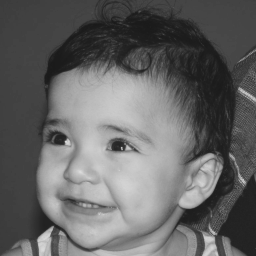
//> input picture homomorphic_filter/assets/biel.png, 256 x 256 px
$ ./main assets/biel.png   (built with g++ and OpenCV 4)
//> lines starting //> are read from the running program, lines starting //| are printed output that depends on the picture
#include <iostream>
#include <opencv2/opencv.hpp>
#include <opencv2/imgproc.hpp>

cv::Mat image, filteredImage, paddedImage;
const int gammaL_max = 10, gammaH_max = 50, sharpC_max = 100, cutoff_max = 200;
int gammaL_slider = 2, gammaH_slider = 20, sharpC_slider = 1, cutoff_slider = 5,
    gammaL, gammaH, sharpC, cutoff, dft_M, dft_N;

void shiftDFT(cv::Mat &image)
{
  cv::Mat tmp, topLeft, topRight, bottomLeft, bottomRight;
  image = image(cv::Rect(0, 0, image.cols & -2, image.rows & -2));
  int cx = image.cols / 2;
  int cy = image.rows / 2;

  topLeft = image(cv::Rect(0, 0, cx, cy));
  topRight = image(cv::Rect(cx, 0, cx, cy));
  bottomLeft = image(cv::Rect(0, cy, cx, cy));
  bottomRight = image(cv::Rect(cx, cy, cx, cy));

  topLeft.copyTo(tmp);
  bottomRight.copyTo(topLeft);
  tmp.copyTo(bottomRight);

  bottomLeft.copyTo(tmp);
  topRight.copyTo(bottomLeft);
  tmp.copyTo(topRight);
}

cv::Mat createHomomorphicFilter(double gammaL, double gammaH, double sharpC, double cutoff)
{
  cv::Mat filter = cv::Mat(paddedImage.size(), CV_32FC2, cv::Scalar(0));
  cv::Mat tmp = cv::Mat(dft_M, dft_N, CV_32F);

  for (int i = 0; i < dft_M; i++)
  {
    for (int j = 0; j < dft_N; j++)
    {
      tmp.at<float>(i, j) = (gammaH - gammaL) * (1 - exp(-sharpC * ((pow(i - dft_M / 2, 2) + pow(j - dft_N / 2, 2)) / pow(cutoff, 2)))) + gammaL;
    }
  }

  cv::Mat components[] = {tmp, tmp};
  cv::imshow("Filter", tmp);
  cv::merge(components, 2, filter);
  cv::normalize(filter, filter, 0, 1, cv::NORM_MINMAX);
  return filter;
}

void applyHomomorphicFilter()
{
  std::vector<cv::Mat> planes;
  cv::Mat zeros = cv::Mat_<float>::zeros(paddedImage.size());
  cv::Mat realInput = cv::Mat_<float>(paddedImage);
  cv::Mat complexImage;

  realInput += cv::Scalar::all(1);
  log(realInput, realInput);
  cv::normalize(realInput, realInput, 0, 1, cv::NORM_MINMAX);

  planes.push_back(realInput);
  planes.push_back(zeros);
  cv::merge(planes, complexImage);

  cv::dft(complexImage, complexImage);
  shiftDFT(complexImage);
  cv::resize(complexImage, complexImage, paddedImage.size());
  cv::normalize(complexImage, complexImage, 0, 1, cv::NORM_MINMAX);

  cv::Mat filter = createHomomorphicFilter(gammaL, gammaH, sharpC, cutoff);
  cv::mulSpectrums(complexImage, filter, complexImage, 0);
  shiftDFT(complexImage);
  cv::idft(complexImage, complexImage);
  cv::normalize(complexImage, complexImage, 0, 1, cv::NORM_MINMAX);

  planes.clear();
  cv::split(complexImage, planes);
  exp(planes[0], planes[0]);
  cv::normalize(planes[0], planes[0], 0, 1, cv::NORM_MINMAX);
  filteredImage = planes[0].clone();
}

void onTrackbar(int, void *)
{
  gammaL = static_cast<double>(gammaL_slider) / 10;
  gammaH = static_cast<double>(gammaH_slider) / 10;
  sharpC = static_cast<double>(sharpC_slider);
  cutoff = static_cast<double>(cutoff_slider);
  applyHomomorphicFilter();
  cv::imshow("Homomorphic Filtered Image", filteredImage);
}

int main(int argc, char *argv[])
{
  image = cv::imread(argv[1], cv::IMREAD_GRAYSCALE);
//> image is the input picture: 256 rows x 256 cols, CV_8UC1; min 26, max 219, mean 100.9
  if (image.empty())
  {
    std::cerr << "Error opening image: " << argv[1] << std::endl;
    return EXIT_FAILURE;
  }

  cv::namedWindow("Original Image", cv::WINDOW_NORMAL);
  cv::namedWindow("Homomorphic Filtered Image", cv::WINDOW_NORMAL);
  cv::namedWindow("Filter", cv::WINDOW_NORMAL);

  cv::imshow("Original Image", image);

  dft_M = cv::getOptimalDFTSize(image.rows);
//> dft_M = 256
  dft_N = cv::getOptimalDFTSize(image.cols);
//> dft_N = 256
  cv::copyMakeBorder(image, paddedImage, 0, dft_M - image.rows, 0, dft_N - image.cols, cv::BORDER_CONSTANT, cv::Scalar::all(0));
  filteredImage = paddedImage.clone();

  std::cout << "Original size: " << image.rows << "x" << image.cols << std::endl;
//| Original size: 256x256
  std::cout << "Padded size: " << paddedImage.rows << "x" << paddedImage.cols << std::endl;
//| Padded size: 256x256

  cv::createTrackbar("Gamma L", "Homomorphic Filtered Image", &gammaL_slider, gammaL_max, onTrackbar);
  cv::createTrackbar("Gamma H", "Homomorphic Filtered Image", &gammaH_slider, gammaH_max, onTrackbar);
  cv::createTrackbar("Sharpness", "Homomorphic Filtered Image", &sharpC_slider, sharpC_max, onTrackbar);
  cv::createTrackbar("Cutoff Frequency", "Homomorphic Filtered Image", &cutoff_slider, cutoff_max, onTrackbar);

  onTrackbar(0, 0);
//> in applyHomomorphicFilter, `cv::normalize(realInput, realInput, 0, 1, cv::NORM_MINMAX);`:
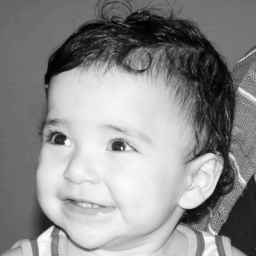
//> realInput: 256 rows x 256 cols, CV_32FC1; min 0, max 1, mean 0.555
//> in applyHomomorphicFilter, `planes.push_back(zeros);`: planes[1]: 256 rows x 256 cols, CV_32FC1; every value is 0
//> after the loop in createHomomorphicFilter, `for (int i = 0; i < dft_M; i++)`:
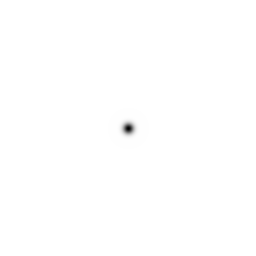
//> tmp: 256 rows x 256 cols, CV_32FC1; min 0, max 2, mean 2; drawn with min black and max white
//> in applyHomomorphicFilter, `cv::split(complexImage, planes);`:
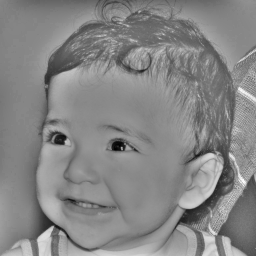
//> planes[0]: 256 rows x 256 cols, CV_32FC1; min 0.00116, max 0.00126, mean 0.00121; drawn with min black and max white
//> in applyHomomorphicFilter, `cv::split(complexImage, planes);`:
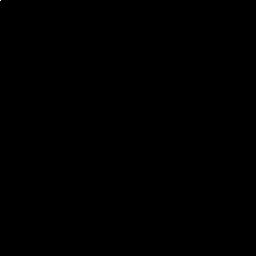
//> planes[1]: 256 rows x 256 cols, CV_32FC1; min 0, max 1, mean 0.00121
  cv::waitKey(0);
  return EXIT_SUCCESS;
}
